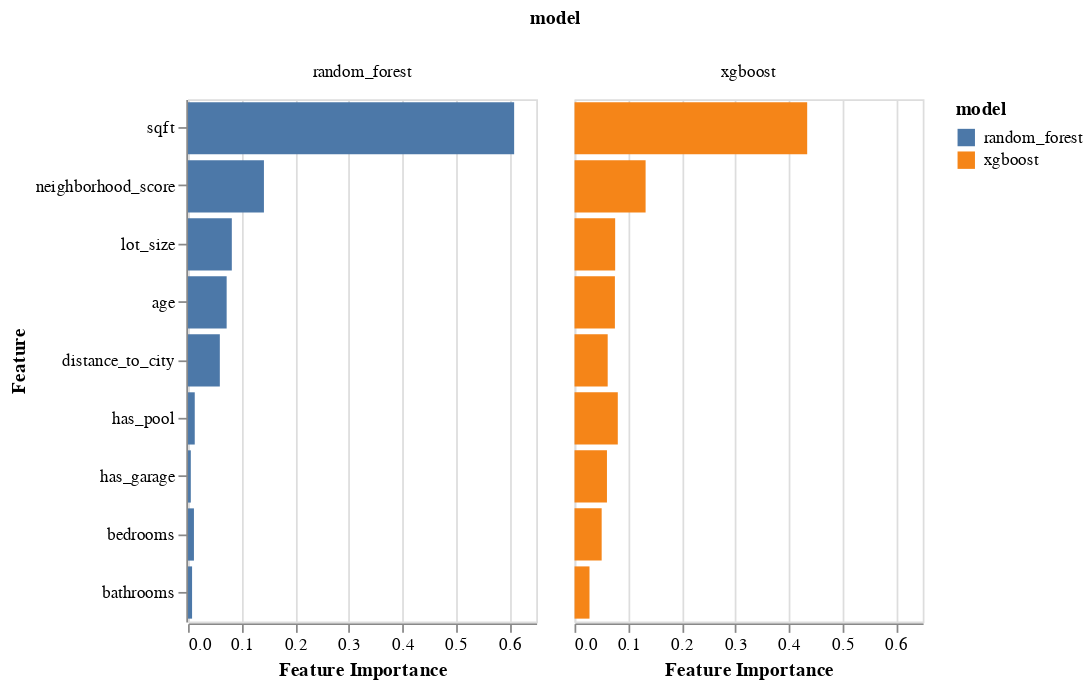

Notebook source saved alongside this figure:
### Markdown cell above
**What to look for:**
- **Scatter plot**: Points should cluster around the red diagonal line (perfect predictions)
- **Residual plot**: Errors should be randomly distributed around zero (no patterns)

## Part 9: Feature Importance Comparison

Compare feature importance across tree-based models.

### Code cell
# Combine feature importance from both models
importance_comparison = pd.merge(
    feature_importance.rename(columns={'importance': 'random_forest'}),
    xgb_importance.rename(columns={'importance': 'xgboost'}),
    on='feature'
)

importance_long = importance_comparison.melt(
    id_vars='feature',
    value_vars=['random_forest', 'xgboost'],
    var_name='model',
    value_name='importance'
)

alt.Chart(importance_long).mark_bar().encode(
    x=alt.X('importance:Q', title='Feature Importance'),
    y=alt.Y('feature:N', title='Feature', sort='-x'),
    color='model:N',
    column='model:N'
).properties(
    width=200,
    height=300
)

### Figure 1 — Vega-Lite specification as saved in the notebook (floating-point values rounded to 4 significant figures)
{"config": {"view": {"continuousWidth": 300, "continuousHeight": 300}}, "data": {"name": "data-3fb8db692b2c5dbbbfa31e6746b6de8d"}, "mark": {"type": "bar"}, "encoding": {"color": {"field": "model", "type": "nominal"}, "column": {"field": "model", "type": "nominal"}, "x": {"field": "importance", "title": "Feature Importance", "type": "quantitative"}, "y": {"field": "feature", "sort": "-x", "title": "Feature", "type": "nominal"}}, "height": 300, "width": 200, "$schema": "https://vega.github.io/schema/vega-lite/v6.1.0.json", "datasets": {"data-3fb8db692b2c5dbbbfa31e6746b6de8d": [{"feature": "sqft", "model": "random_forest", "importance": 0.6088}, {"feature": "neighborhood_score", "model": "random_forest", "importance": 0.1417}, {"feature": "lot_size", "model": "random_forest", "importance": 0.08175}, {"feature": "age", "model": "random_forest", "importance": 0.0721}, {"feature": "distance_to_city", "model": "random_forest", "importance": 0.05936}, {"feature": "has_pool", "model": "random_forest", "importance": 0.01254}, {"feature": "bedrooms", "model": "random_forest", "importance": 0.01103}, {"feature": "bathrooms", "model": "random_forest", "importance": 0.007561}, {"feature": "has_garage", "model": "random_forest", "importance": 0.005193}, {"feature": "sqft", "model": "xgboost", "importance": 0.4343}, {"feature": "neighborhood_score", "model": "xgboost", "importance": 0.1327}, {"feature": "lot_size", "model": "xgboost", "importance": 0.07587}, {"feature": "age", "model": "xgboost", "importance": 0.07536}, {"feature": "distance_to_city", "model": "xgboost", "importance": 0.06191}, {"feature": "has_pool", "model": "xgboost", "importance": 0.08077}, {"feature": "bedrooms", "model": "xgboost", "importance": 0.05065}, {"feature": "bathrooms", "model": "xgboost", "importance": 0.02793}, {"feature": "has_garage", "model": "xgboost", "importance": 0.06052}]}}
